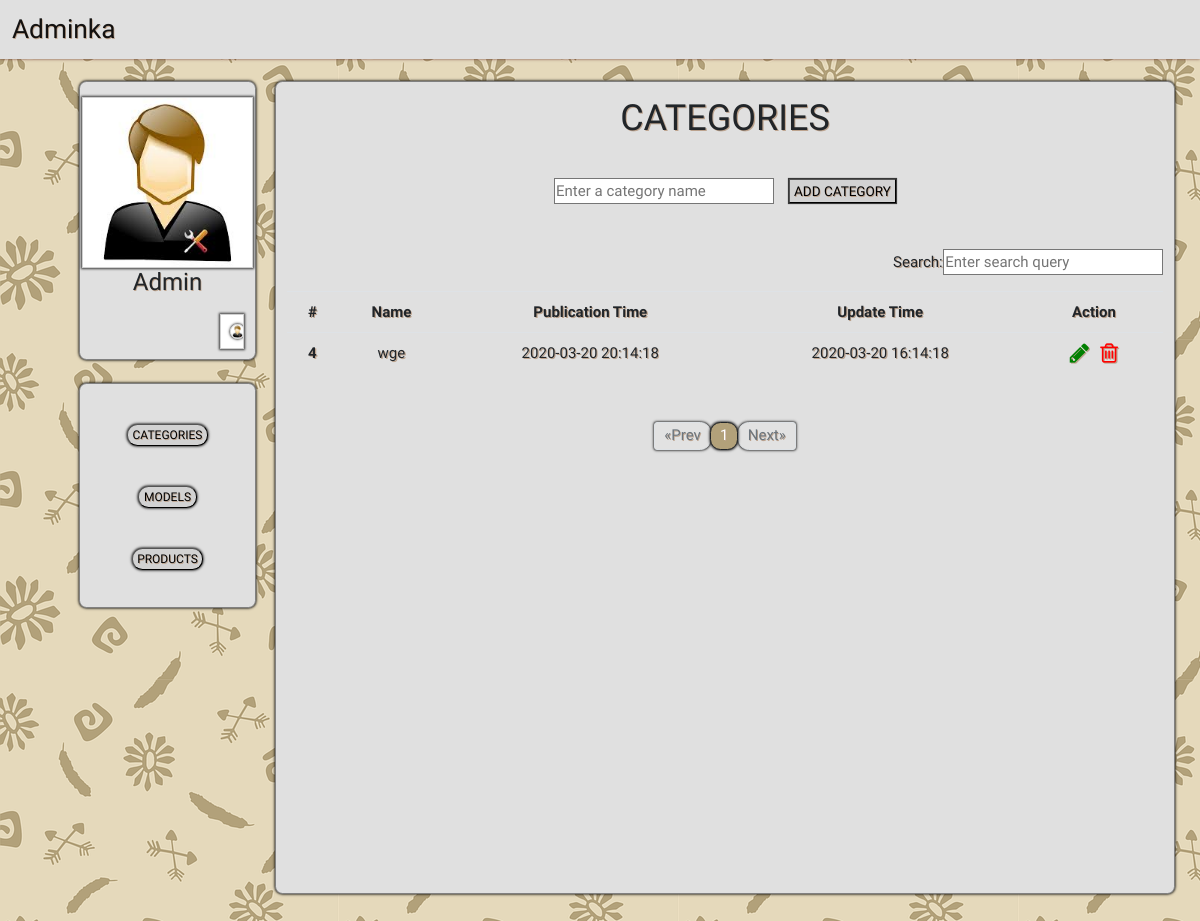
/categories.php, run on the app's committed database.
### tables this page shows
CREATE TABLE `categories` (
  `id` int(11) NOT NULL,
  `categories_name` varchar(255) NOT NULL,
  `pubdate` datetime DEFAULT NULL,
  `update_date` timestamp NULL DEFAULT NULL ON UPDATE current_timestamp()
);

### categories.php (the view, shortened to what this page needs)
<?php
include_once 'includes/connect.php';
$limit = 10;
$page = isset($_GET['page']) ? $_GET['page'] : 1;
$start = ($page - 1) * $limit;
$select_categories = $conn->query("SELECT * FROM `categories` ORDER BY `id` DESC LIMIT $start, $limit");
$categories_arr = $select_categories->fetchAll(PDO::FETCH_ASSOC);
$result = $conn->query("SELECT count(id) AS id FROM `categories`");
$custCount = $result->fetchAll( PDO::FETCH_ASSOC);
$total = $custCount[0]['id'];
$pages = ceil( $total / $limit );
$Previous = $page - 1;
$Next = $page + 1;
?>
<!doctype html>
<html lang="en">
<head>
    <link rel="stylesheet" href="https://stackpath.bootstrapcdn.com/bootstrap/4.4.1/css/bootstrap.min.css">
    <link rel="stylesheet" href="https://cdnjs.cloudflare.com/ajax/libs/font-awesome/4.7.0/css/font-awesome.min.css">
    <link rel="stylesheet" type="text/css" href="css/admin.css">
</head>
<body>
<nav class="navbar navbar-expand-md bg-light navbar-light">
    <a class="navbar-brand" href="#">Adminka</a>
</nav>
<div class="divForAllInfo">
    <div class="forLeftBlock col-xl-2">
        <div class="content">
            <img src="images/admin.jpg" alt="">
            <h2>Admin</h2>
            <form method="post" enctype="multipart/form-data">
                <a class="button"  href="logout.php">
                    <img src="images/admin.jpg">
                </a>
            </form>
        </div>
        <div class="leftBlock">
            <form action="" method="post" enctype="multipart/form-data">
                <div class="categoriesBlock">
                    <input type="submit" name="categories" class="categoriesBtn" value="CATEGORIES">
                </div>
                <div class="categoriesBlock">
                    <input type="submit" name="models" class="categoriesBtn" value="MODELS">
                </div>
                <div class="categoriesBlock">
                    <input type="submit" name="products" class="categoriesBtn" value="PRODUCTS">
                </div>
            </form>
        </div>
    </div>
    <div class="forContent col-xl-9">
        <h1>CATEGORIES</h1>
        <form action="" method="post" class="form1" enctype="multipart/form-data">
            <input type="text" name="add_name" placeholder="Enter a category name">
            <input type="submit" name="insert" class="insert" value="ADD CATEGORY">
        </form>
        <form action="" method="POST" enctype="multipart/form-data"  class="search">
            <lablel for="search">Search:</lablel>
            <input type="text" name="search" id="categories_search" placeholder="Enter search query">
        </form>
        <table class="table" id="modelsTable">
            <thead>
            <tr>
                <th>#</th>
                <th>Name</th>
                <th>Publication Time</th>
                <th>Update Time</th>
                <th>Action</th>
            </tr>
            </thead>
            <tbody>
            <?php foreach ($categories_arr as  $key => $value): ?>
                <tr>
                    <th><?= $value['id'] ?></th>
                    <td><?= $value['categories_name'] ?></td>
                    <td><?= $value['pubdate'] ?></td>
                    <td><?= $value['update_date'] ?></td>
                    <td>
                        <a href="categories_update_page.php?id=<?= $value['id']?>" class="pencil"><i class="fa fa-pencil" aria-hidden="true" style="color: green;font-size: 30px; margin: 0 5px;"></i></a>
                        <a href="#" class="categories_trash"><i class="fa fa-trash-o" aria-hidden="true" style="color: red;font-size: 30px; margin: 0 5px;"></i></a>
                    </td>
                </tr>
            <?php endforeach; ?>
            </tbody>
        </table>
        <div class="forPagination">
            <ul class="pagination">
                <li class="page-item <?php if($_GET['page'] <= 1){ echo 'disabled'; } ?>"><a class="page-link" href="categories.php?page=<?= $Previous; ?>">&laquo;Prev</a></li>
                <?php for($i = 1; $i <= $pages; $i++) : ?>
                    <li class="page-item <?php if($i == $page){ echo 'active'; } ?>"><a class="page-link" href="categories.php?page=<?= $i; ?>"><?= $i; ?></a></li>
                <?php endfor; ?>
                <li class="page-item <?php if($page >= $pages){ echo 'disabled'; } ?>"><a class="page-link" href="categories.php?page=<?= $Next; ?>">Next&raquo;</a></li>
            </ul>
        </div>
    </div>
</div>
</body>
</html>

### css/admin.css (style rules this page uses)
body { background-image: url(../images/5.png); background-repeat: repeat; background-color: #E5D9BB; }
body { zoom: 75% }
nav { box-shadow: 0px 0px 4px 0px rgba(86, 27, 27, 0.75); }
.search { display: flex; justify-content: flex-end; align-items: center; }
.bg-light { background-color: #e0e0e0!important; }
.navbar-brand { font-size: 35px; font-family: 'Trade Winds', cursive; text-shadow: 1px 1px #BCA38E; }
.content img { border: 1px solid #d0d0d0; box-shadow: 0px 0px 3px 1px rgba(0,0,0,0.75); }
.content { width: 100%; text-align: center; margin-top: 30px; font-family: 'Oxanium', cursive; border: 1px solid gray; background-color: #E0E0E0; text-shadow: 1px 1px #BCA38E; border-radius: 10px; padding-top: 20px; margin-left: 90px; box-shadow: 0px 0px 3px 1px rgba(0,0,0,0.75); }
form { width: 100%; height: 75px; }
.insert { background-color: #d2d2d2; outline: none !important; margin-left: 15px; color: #000000; font-size: 18px; text-shadow: 1px 1px #BCA38E; box-shadow: 0px 0px 1px 1px rgba(0,0,0,0.75); }
form img { width: 20px; border-radius: 50px; float: left; border: 1px solid #d0d0d0; box-shadow: 0px 0px 3px 1px rgba(0,0,0,0.75); }
.button { text-decoration: none; float: right; padding: 12px; margin: 15px; color: black; width: 13.5%; background-color: #fff; transition: width .35s; -webkit-transition: width .35s; overflow: hidden; border: 1px solid #d0d0d0; box-shadow: 0px 0px 3px 1px rgba(0,0,0,0.75); }
a { text-decoration: none; }
.leftBlock { width: 100%; text-align: center; margin-top: 30px; font-family: 'Oxanium', cursive; border: 1px solid gray; background-color: #E0E0E0; text-shadow: 1px 1px #BCA38E; border-radius: 10px; height: 300px; margin-left: 90px; box-shadow: 0px 0px 3px 1px rgba(0,0,0,0.75); }
.categoriesBtn { background-color: #d2d2d2; outline: none !important; border-radius: 14px; color: #000000; text-shadow: 1px 1px #BCA38E; box-shadow: 0px 0px 3px 1px rgba(0,0,0,0.75); }
.categoriesBlock { margin-top: 54px; outline: none; border: none; }
.forContent { margin: 30px 0 0 100px; text-align: center; font-family: 'Oxanium', cursive; font-size: 20px; border: 1px solid gray; height: 1083px; background-color: #E0E0E0; text-shadow: 1.5px 1.5px #BCA38E; border-radius: 10px; box-shadow: 0px 0px 3px 1px rgba(0,0,0,0.75); }
.forContent h1 { font-size: 3rem; margin-top: 20px; }
.forContent .form1 { margin-top: 50px; }
.divForAllInfo { display: flex; }
.forPagination { display: flex; justify-content: center; margin-top: 60px; }
.page-link { background-color: #d2d2d2 !important; border-radius: 14px; color: #212529; text-shadow: 1px 1px #BCA38E; box-shadow: 0px 0px 3px 1px rgba(0,0,0,0.75); padding: 0.3rem 0.75rem!important; }
.page-item.active .page-link { background-color: #B2A17A !important; border-color: #212529; }
.page-item.disabled .page-link { background-color: #e2e2e2!important; }

### data on the page
categories: id "4", categories_name "wge", pubdate "2020-03-20 20:14:18", update_date "2020-03-20 16:14:18"
